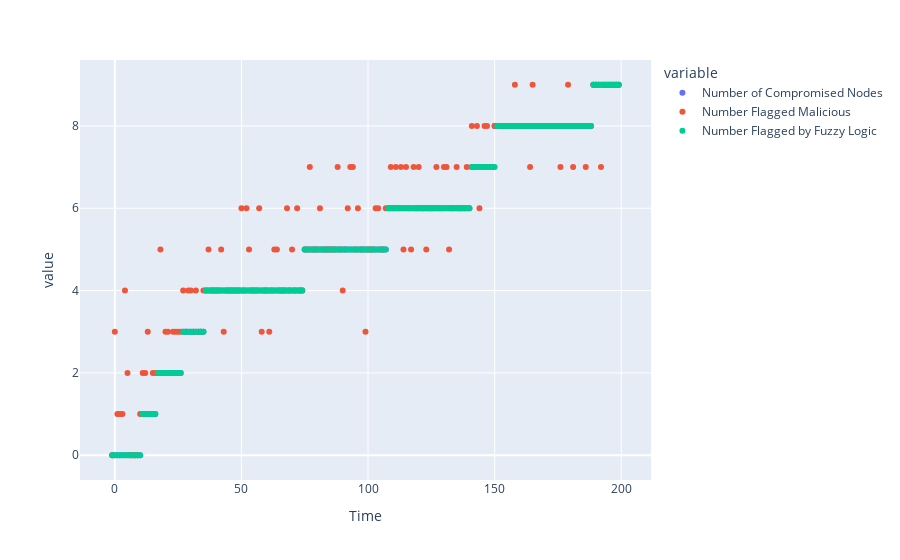

Notebook source saved alongside this figure:
### Code cell
c_df = pd.DataFrame({'Time': time_vals,
                    'Number of Compromised Nodes': compromised_truth_total,
                    'Number Flagged Malicious': flagged_tot,
                    'Number Flagged by Fuzzy Logic': fuzzy_cat})
px.scatter(c_df, x='Time', 
          y= ['Number of Compromised Nodes', 
              'Number Flagged Malicious', 
             'Number Flagged by Fuzzy Logic'])

### Figure 1 — Plotly figure (JSON) as saved in the notebook; plotly's stock layout.template omitted (floating-point values rounded to 4 significant figures; data arrays with more than 128 entries replaced by an {"elided": "..."} marker saying what was removed)
{"data": [{"hovertemplate": "variable=Number of Compromised Nodes<br>Time=%{x}<br>value=%{y}<extra></extra>", "legendgroup": "Number of Compromised Nodes", "marker": {"color": "#636efa", "symbol": "circle"}, "mode": "markers", "name": "Number of Compromised Nodes", "orientation": "v", "showlegend": true, "type": "scatter", "x": {"elided": "201 int values"}, "xaxis": "x", "y": {"elided": "201 int values"}, "yaxis": "y"}, {"hovertemplate": "variable=Number Flagged Malicious<br>Time=%{x}<br>value=%{y}<extra></extra>", "legendgroup": "Number Flagged Malicious", "marker": {"color": "#EF553B", "symbol": "circle"}, "mode": "markers", "name": "Number Flagged Malicious", "orientation": "v", "showlegend": true, "type": "scatter", "x": {"elided": "201 int values"}, "xaxis": "x", "y": {"elided": "201 int values"}, "yaxis": "y"}, {"hovertemplate": "variable=Number Flagged by Fuzzy Logic<br>Time=%{x}<br>value=%{y}<extra></extra>", "legendgroup": "Number Flagged by Fuzzy Logic", "marker": {"color": "#00cc96", "symbol": "circle"}, "mode": "markers", "name": "Number Flagged by Fuzzy Logic", "orientation": "v", "showlegend": true, "type": "scatter", "x": {"elided": "201 int values"}, "xaxis": "x", "y": {"elided": "201 int values"}, "yaxis": "y"}], "layout": {"autosize": true, "legend": {"title": {"text": "variable"}, "tracegroupgap": 0}, "margin": {"t": 60}, "xaxis": {"anchor": "y", "autorange": true, "domain": [0, 1], "range": [-13.72, 211.7], "title": {"text": "Time"}, "type": "linear"}, "yaxis": {"anchor": "x", "autorange": true, "domain": [0, 1], "range": [-0.6969, 9.697], "title": {"text": "value"}, "type": "linear"}}}
